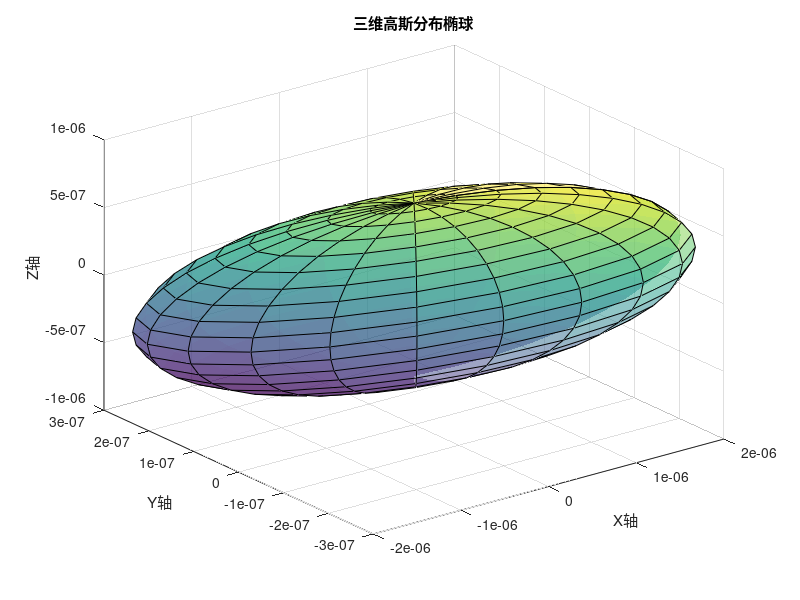

The MATLAB source for this figure:
% 设定均值和协方差矩阵
mu = [0, 0, 0];  % 均值
sigma = 1e-6*[0.1372, -0.0155, 0.0284; 
              -0.0155, 0.0028, -0.0036; 
              0.0284, -0.0036, 0.0071];

% 求解协方差矩阵的特征值和特征向量
[eigenvectors, eigenvalues] = eig(sigma);

% 计算椭球的半轴长度
radii = sqrt(diag(eigenvalues));

% 生成三维高斯分布椭球的数据
[x, y, z] = ellipsoid(0, 0, 0, sqrt(radii(1)), sqrt(radii(2)), sqrt(radii(3)));

% 将椭球数据进行线性变换，以适应实际协方差矩阵
transformed_ellipsoid = [x(:), y(:), z(:)] * chol(sigma);

% 提取变换后的坐标
x_transformed = reshape(transformed_ellipsoid(:, 1), size(x));
y_transformed = reshape(transformed_ellipsoid(:, 2), size(y));
z_transformed = reshape(transformed_ellipsoid(:, 3), size(z));

% 绘制三维高斯分布椭球
figure;
surf(x_transformed + mu(1), y_transformed + mu(2), z_transformed + mu(3), 'FaceAlpha', 0.5);
xlabel('X轴');
ylabel('Y轴');
zlabel('Z轴');
title('三维高斯分布椭球');

% 设置坐标轴比例相等
% axis equal;
% grid on;
